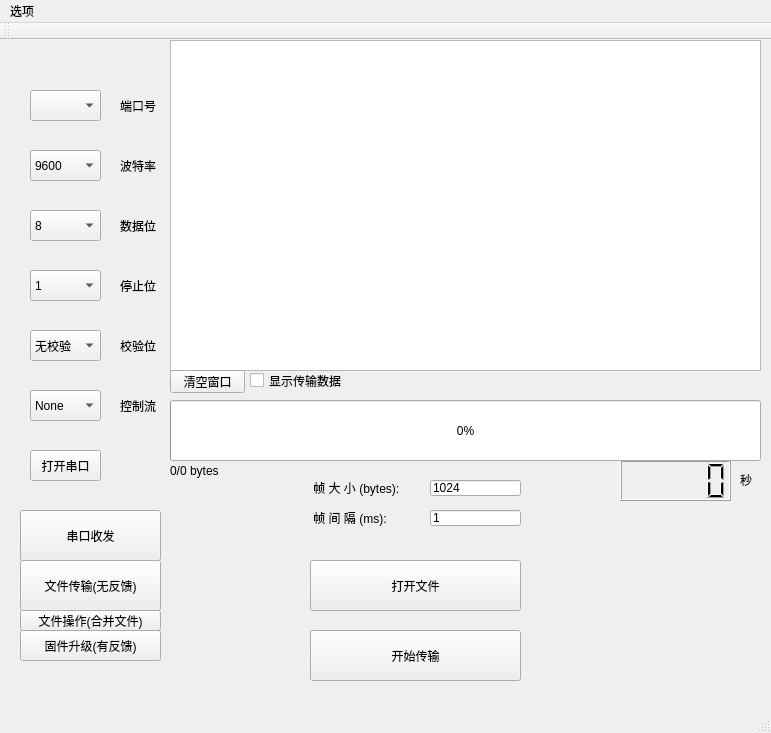
<?xml version="1.0" encoding="UTF-8"?>
<ui version="4.0">
 <class>MainWindow</class>
 <widget class="QMainWindow" name="MainWindow">
  <property name="geometry">
   <rect>
    <x>0</x>
    <y>0</y>
    <width>771</width>
    <height>733</height>
   </rect>
  </property>
  <property name="windowTitle">
   <string>MainWindow</string>
  </property>
  <widget class="QWidget" name="centralWidget">
   <widget class="QComboBox" name="comboBox_portNum">
    <property name="geometry">
     <rect>
      <x>30</x>
      <y>50</y>
      <width>71</width>
      <height>31</height>
     </rect>
    </property>
   </widget>
   <widget class="QLabel" name="label_portNum">
    <property name="geometry">
     <rect>
      <x>120</x>
      <y>60</y>
      <width>54</width>
      <height>12</height>
     </rect>
    </property>
    <property name="text">
     <string>端口号</string>
    </property>
   </widget>
   <widget class="QComboBox" name="comboBox_baud">
    <property name="geometry">
     <rect>
      <x>30</x>
      <y>110</y>
      <width>71</width>
      <height>31</height>
     </rect>
    </property>
    <item>
     <property name="text">
      <string>9600</string>
     </property>
    </item>
    <item>
     <property name="text">
      <string>115200</string>
     </property>
    </item>
    <item>
     <property name="text">
      <string>1200</string>
     </property>
    </item>
    <item>
     <property name="text">
      <string>2400</string>
     </property>
    </item>
    <item>
     <property name="text">
      <string>4800</string>
     </property>
    </item>
    <item>
     <property name="text">
      <string>14400</string>
     </property>
    </item>
    <item>
     <property name="text">
      <string>19200</string>
     </property>
    </item>
    <item>
     <property name="text">
      <string>38400</string>
     </property>
    </item>
    <item>
     <property name="text">
      <string>57600</string>
     </property>
    </item>
    <item>
     <property name="text">
      <string>128000</string>
     </property>
    </item>
    <item>
     <property name="text">
      <string>256000</string>
     </property>
    </item>
    <item>
     <property name="text">
      <string>512000</string>
     </property>
    </item>
    <item>
     <property name="text">
      <string>921600</string>
     </property>
    </item>
    <item>
     <property name="text">
      <string>2000000</string>
     </property>
    </item>
   </widget>
   <widget class="QLabel" name="label_baud">
    <property name="geometry">
     <rect>
      <x>120</x>
      <y>120</y>
      <width>54</width>
      <height>12</height>
     </rect>
    </property>
    <property name="text">
     <string>波特率</string>
    </property>
   </widget>
   <widget class="QComboBox" name="comboBox_dataBit">
    <property name="geometry">
     <rect>
      <x>30</x>
      <y>170</y>
      <width>71</width>
      <height>31</height>
     </rect>
    </property>
    <item>
     <property name="text">
      <string>8</string>
     </property>
    </item>
    <item>
     <property name="text">
      <string>7</string>
     </property>
    </item>
    <item>
     <property name="text">
      <string>6</string>
     </property>
    </item>
    <item>
     <property name="text">
      <string>5</string>
     </property>
    </item>
   </widget>
   <widget class="QLabel" name="label_dataBit">
    <property name="geometry">
     <rect>
      <x>120</x>
      <y>180</y>
      <width>54</width>
      <height>12</height>
     </rect>
    </property>
    <property name="text">
     <string>数据位</string>
    </property>
   </widget>
   <widget class="QComboBox" name="comboBox_stopBit">
    <property name="geometry">
     <rect>
      <x>30</x>
      <y>230</y>
      <width>71</width>
      <height>31</height>
     </rect>
    </property>
    <item>
     <property name="text">
      <string>1</string>
     </property>
    </item>
    <item>
     <property name="text">
      <string>1.5</string>
     </property>
    </item>
    <item>
     <property name="text">
      <string>2</string>
     </property>
    </item>
   </widget>
   <widget class="QLabel" name="label_stopBit">
    <property name="geometry">
     <rect>
      <x>120</x>
      <y>240</y>
      <width>54</width>
      <height>12</height>
     </rect>
    </property>
    <property name="text">
     <string>停止位</string>
    </property>
   </widget>
   <widget class="QComboBox" name="comboBox_checkBit">
    <property name="geometry">
     <rect>
      <x>30</x>
      <y>290</y>
      <width>71</width>
      <height>31</height>
     </rect>
    </property>
    <item>
     <property name="text">
      <string>无校验</string>
     </property>
    </item>
    <item>
     <property name="text">
      <string>奇校验</string>
     </property>
    </item>
    <item>
     <property name="text">
      <string>偶校验</string>
     </property>
    </item>
   </widget>
   <widget class="QLabel" name="label_checkBit">
    <property name="geometry">
     <rect>
      <x>120</x>
      <y>300</y>
      <width>54</width>
      <height>12</height>
     </rect>
    </property>
    <property name="text">
     <string>校验位</string>
    </property>
   </widget>
   <widget class="QComboBox" name="comboBox_flowBit">
    <property name="geometry">
     <rect>
      <x>30</x>
      <y>350</y>
      <width>71</width>
      <height>31</height>
     </rect>
    </property>
    <item>
     <property name="text">
      <string>None</string>
     </property>
    </item>
    <item>
     <property name="text">
      <string>Hardware</string>
     </property>
    </item>
    <item>
     <property name="text">
      <string>Software</string>
     </property>
    </item>
    <item>
     <property name="text">
      <string>UnknowFlowControl</string>
     </property>
    </item>
   </widget>
   <widget class="QLabel" name="label_flowBit">
    <property name="geometry">
     <rect>
      <x>120</x>
      <y>360</y>
      <width>54</width>
      <height>12</height>
     </rect>
    </property>
    <property name="text">
     <string>控制流</string>
    </property>
   </widget>
   <widget class="QPushButton" name="pushButton_openUart">
    <property name="geometry">
     <rect>
      <x>30</x>
      <y>410</y>
      <width>71</width>
      <height>31</height>
     </rect>
    </property>
    <property name="baseSize">
     <size>
      <width>0</width>
      <height>0</height>
     </size>
    </property>
    <property name="text">
     <string>打开串口</string>
    </property>
   </widget>
   <widget class="QStackedWidget" name="stackedWidget">
    <property name="geometry">
     <rect>
      <x>160</x>
      <y>-10</y>
      <width>611</width>
      <height>681</height>
     </rect>
    </property>
    <property name="currentIndex">
     <number>1</number>
    </property>
    <widget class="QWidget" name="page_sendAndReceive">
     <widget class="QCheckBox" name="checkBox_cycleSend">
      <property name="geometry">
       <rect>
        <x>230</x>
        <y>630</y>
        <width>71</width>
        <height>21</height>
       </rect>
      </property>
      <property name="text">
       <string>循环周期</string>
      </property>
     </widget>
     <widget class="QLabel" name="label_cycleSendTime">
      <property name="geometry">
       <rect>
        <x>350</x>
        <y>630</y>
        <width>21</width>
        <height>21</height>
       </rect>
      </property>
      <property name="text">
       <string>ms</string>
      </property>
     </widget>
     <widget class="QPushButton" name="pushButton_send">
      <property name="geometry">
       <rect>
        <x>510</x>
        <y>540</y>
        <width>81</width>
        <height>61</height>
       </rect>
      </property>
      <property name="text">
       <string>发 送</string>
      </property>
     </widget>
     <widget class="QTextEdit" name="textEdit_Tx">
      <property name="geometry">
       <rect>
        <x>10</x>
        <y>510</y>
        <width>491</width>
        <height>121</height>
       </rect>
      </property>
     </widget>
     <widget class="QPushButton" name="pushButton_clearRx">
      <property name="geometry">
       <rect>
        <x>10</x>
        <y>470</y>
        <width>61</width>
        <height>21</height>
       </rect>
      </property>
      <property name="text">
       <string>清空窗口</string>
      </property>
     </widget>
     <widget class="QCheckBox" name="checkBox_showTime">
      <property name="geometry">
       <rect>
        <x>150</x>
        <y>470</y>
        <width>81</width>
        <height>21</height>
       </rect>
      </property>
      <property name="text">
       <string>显示时间戳</string>
      </property>
     </widget>
     <widget class="QCheckBox" name="checkBox_saveDataToFile">
      <property name="geometry">
       <rect>
        <x>310</x>
        <y>470</y>
        <width>101</width>
        <height>21</height>
       </rect>
      </property>
      <property name="text">
       <string>接收数据到文件</string>
      </property>
     </widget>
     <widget class="QCheckBox" name="checkBox_ShowHex">
      <property name="geometry">
       <rect>
        <x>80</x>
        <y>470</y>
        <width>61</width>
        <height>21</height>
       </rect>
      </property>
      <property name="text">
       <string>HEX显示</string>
      </property>
     </widget>
     <widget class="QPushButton" name="pushButton_save">
      <property name="geometry">
       <rect>
        <x>240</x>
        <y>470</y>
        <width>61</width>
        <height>21</height>
       </rect>
      </property>
      <property name="text">
       <string>保存数据</string>
      </property>
     </widget>
     <widget class="QTextEdit" name="textEdit_Rx">
      <property name="geometry">
       <rect>
        <x>10</x>
        <y>10</y>
        <width>591</width>
        <height>461</height>
       </rect>
      </property>
      <property name="lineWrapMode">
       <enum>QTextEdit::WidgetWidth</enum>
      </property>
     </widget>
     <widget class="QCheckBox" name="checkBox_HexSend">
      <property name="geometry">
       <rect>
        <x>100</x>
        <y>630</y>
        <width>61</width>
        <height>21</height>
       </rect>
      </property>
      <property name="text">
       <string>HEX发送</string>
      </property>
     </widget>
     <widget class="QCheckBox" name="checkBox_addNewLine">
      <property name="geometry">
       <rect>
        <x>170</x>
        <y>630</y>
        <width>61</width>
        <height>21</height>
       </rect>
      </property>
      <property name="text">
       <string>加换行</string>
      </property>
     </widget>
     <widget class="QPushButton" name="pushButton_clearTx">
      <property name="geometry">
       <rect>
        <x>10</x>
        <y>630</y>
        <width>81</width>
        <height>21</height>
       </rect>
      </property>
      <property name="text">
       <string>清空发送区</string>
      </property>
     </widget>
     <widget class="QLineEdit" name="lineEdit_cycleDelay">
      <property name="geometry">
       <rect>
        <x>300</x>
        <y>630</y>
        <width>41</width>
        <height>21</height>
       </rect>
      </property>
      <property name="text">
       <string>1000</string>
      </property>
     </widget>
     <widget class="QLabel" name="label_rxCounter">
      <property name="geometry">
       <rect>
        <x>520</x>
        <y>470</y>
        <width>81</width>
        <height>21</height>
       </rect>
      </property>
      <property name="frameShape">
       <enum>QFrame::NoFrame</enum>
      </property>
      <property name="text">
       <string>RX:0</string>
      </property>
     </widget>
     <widget class="QLabel" name="label_txCounter">
      <property name="geometry">
       <rect>
        <x>430</x>
        <y>630</y>
        <width>71</width>
        <height>21</height>
       </rect>
      </property>
      <property name="text">
       <string>TX:0</string>
      </property>
     </widget>
    </widget>
    <widget class="QWidget" name="page_sendFiles">
     <widget class="QTextEdit" name="textEdit_filesTransmitInfo">
      <property name="geometry">
       <rect>
        <x>10</x>
        <y>10</y>
        <width>591</width>
        <height>331</height>
       </rect>
      </property>
     </widget>
     <widget class="QCheckBox" name="checkBox_filesTransmit_showData">
      <property name="geometry">
       <rect>
        <x>90</x>
        <y>340</y>
        <width>101</width>
        <height>21</height>
       </rect>
      </property>
      <property name="text">
       <string>显示传输数据</string>
      </property>
     </widget>
     <widget class="QPushButton" name="pushButton_filesTransmit_clear">
      <property name="geometry">
       <rect>
        <x>10</x>
        <y>340</y>
        <width>75</width>
        <height>23</height>
       </rect>
      </property>
      <property name="text">
       <string>清空窗口</string>
      </property>
     </widget>
     <widget class="QLabel" name="label_filesTransmit_progress">
      <property name="geometry">
       <rect>
        <x>10</x>
        <y>430</y>
        <width>151</width>
        <height>21</height>
       </rect>
      </property>
      <property name="text">
       <string>0/0 bytes</string>
      </property>
     </widget>
     <widget class="QLCDNumber" name="lcdNumber_filesTransmit">
      <property name="geometry">
       <rect>
        <x>460</x>
        <y>430</y>
        <width>111</width>
        <height>41</height>
       </rect>
      </property>
     </widget>
     <widget class="QLabel" name="label_filesTransmit_timeConsuming">
      <property name="geometry">
       <rect>
        <x>580</x>
        <y>440</y>
        <width>21</width>
        <height>20</height>
       </rect>
      </property>
      <property name="text">
       <string>秒</string>
      </property>
     </widget>
     <widget class="QProgressBar" name="progressBar_filesTransmit">
      <property name="geometry">
       <rect>
        <x>10</x>
        <y>370</y>
        <width>591</width>
        <height>61</height>
       </rect>
      </property>
      <property name="value">
       <number>0</number>
      </property>
     </widget>
     <widget class="QLabel" name="label_filesTransmit_frameSize">
      <property name="geometry">
       <rect>
        <x>150</x>
        <y>450</y>
        <width>111</width>
        <height>16</height>
       </rect>
      </property>
      <property name="text">
       <string> 帧 大 小 (bytes):</string>
      </property>
     </widget>
     <widget class="QLabel" name="label_filesTransmit_frameInterval">
      <property name="geometry">
       <rect>
        <x>150</x>
        <y>480</y>
        <width>91</width>
        <height>16</height>
       </rect>
      </property>
      <property name="text">
       <string> 帧 间 隔 (ms):</string>
      </property>
     </widget>
     <widget class="QPushButton" name="pushButton_filesTransmit_openFile">
      <property name="geometry">
       <rect>
        <x>150</x>
        <y>530</y>
        <width>211</width>
        <height>51</height>
       </rect>
      </property>
      <property name="text">
       <string>打开文件</string>
      </property>
     </widget>
     <widget class="QLineEdit" name="lineEdit_filesTransmit_frameGap">
      <property name="geometry">
       <rect>
        <x>270</x>
        <y>480</y>
        <width>91</width>
        <height>16</height>
       </rect>
      </property>
      <property name="text">
       <string>1</string>
      </property>
     </widget>
     <widget class="QPushButton" name="pushButton_filesTransmit_startTransmit">
      <property name="geometry">
       <rect>
        <x>150</x>
        <y>600</y>
        <width>211</width>
        <height>51</height>
       </rect>
      </property>
      <property name="text">
       <string>开始传输</string>
      </property>
     </widget>
     <widget class="QLineEdit" name="lineEdit_filesTransmit_frameLen">
      <property name="geometry">
       <rect>
        <x>270</x>
        <y>450</y>
        <width>91</width>
        <height>16</height>
       </rect>
      </property>
      <property name="text">
       <string>1024</string>
      </property>
     </widget>
    </widget>
    <widget class="QWidget" name="page_firmwareUpgrade">
     <widget class="QProgressBar" name="progressBar_firmwareUpgrade">
      <property name="geometry">
       <rect>
        <x>10</x>
        <y>369</y>
        <width>591</width>
        <height>61</height>
       </rect>
      </property>
      <property name="font">
       <font>
        <pointsize>24</pointsize>
       </font>
      </property>
      <property name="value">
       <number>0</number>
      </property>
     </widget>
     <widget class="QLabel" name="label_firmwareUpgrade_progress">
      <property name="geometry">
       <rect>
        <x>10</x>
        <y>430</y>
        <width>151</width>
        <height>21</height>
       </rect>
      </property>
      <property name="text">
       <string>0/0 bytes</string>
      </property>
     </widget>
     <widget class="QTextEdit" name="textEdit_firmwareUpgradeInfo">
      <property name="geometry">
       <rect>
        <x>10</x>
        <y>10</y>
        <width>591</width>
        <height>331</height>
       </rect>
      </property>
     </widget>
     <widget class="QCheckBox" name="checkBox_firmwareUpgrade_showData">
      <property name="geometry">
       <rect>
        <x>90</x>
        <y>340</y>
        <width>101</width>
        <height>21</height>
       </rect>
      </property>
      <property name="text">
       <string>显示通信数据</string>
      </property>
     </widget>
     <widget class="QPushButton" name="pushButton_firmwareUpgrade_clear">
      <property name="geometry">
       <rect>
        <x>10</x>
        <y>340</y>
        <width>75</width>
        <height>23</height>
       </rect>
      </property>
      <property name="text">
       <string>清空窗口</string>
      </property>
     </widget>
     <widget class="QLabel" name="label_firmwareUpgrade_timeConsuming">
      <property name="geometry">
       <rect>
        <x>580</x>
        <y>450</y>
        <width>21</width>
        <height>20</height>
       </rect>
      </property>
      <property name="text">
       <string>秒</string>
      </property>
     </widget>
     <widget class="QLabel" name="label_firmwareUpgrade_frameSize">
      <property name="geometry">
       <rect>
        <x>150</x>
        <y>450</y>
        <width>111</width>
        <height>21</height>
       </rect>
      </property>
      <property name="text">
       <string> 帧 大 小 (bytes):</string>
      </property>
     </widget>
     <widget class="QPushButton" name="pushButton_firmwareUpgrade_startUpgrade">
      <property name="geometry">
       <rect>
        <x>150</x>
        <y>600</y>
        <width>211</width>
        <height>51</height>
       </rect>
      </property>
      <property name="text">
       <string>开始升级</string>
      </property>
     </widget>
     <widget class="QLCDNumber" name="lcdNumber_firmwareUpgrade">
      <property name="geometry">
       <rect>
        <x>460</x>
        <y>430</y>
        <width>111</width>
        <height>41</height>
       </rect>
      </property>
     </widget>
     <widget class="QPushButton" name="pushButton_firmwareUpgrade_openFiles">
      <property name="geometry">
       <rect>
        <x>150</x>
        <y>530</y>
        <width>211</width>
        <height>51</height>
       </rect>
      </property>
      <property name="text">
       <string>打开文件</string>
      </property>
     </widget>
     <widget class="QLineEdit" name="lineEdit_firmwareUpgrade_frameLen">
      <property name="geometry">
       <rect>
        <x>270</x>
        <y>450</y>
        <width>91</width>
        <height>21</height>
       </rect>
      </property>
      <property name="text">
       <string>512</string>
      </property>
     </widget>
    </widget>
    <widget class="QWidget" name="page_filesOperation">
     <widget class="QPushButton" name="pushButton_filesOperation_openFiles">
      <property name="geometry">
       <rect>
        <x>160</x>
        <y>470</y>
        <width>161</width>
        <height>51</height>
       </rect>
      </property>
      <property name="text">
       <string>打开文件</string>
      </property>
     </widget>
     <widget class="QPushButton" name="pushButton_filesOperation_mergeFiles">
      <property name="geometry">
       <rect>
        <x>160</x>
        <y>530</y>
        <width>161</width>
        <height>51</height>
       </rect>
      </property>
      <property name="text">
       <string>合并保存</string>
      </property>
     </widget>
     <widget class="QPushButton" name="pushButton_filesOperation_clear">
      <property name="geometry">
       <rect>
        <x>10</x>
        <y>340</y>
        <width>75</width>
        <height>23</height>
       </rect>
      </property>
      <property name="text">
       <string>清空窗口</string>
      </property>
     </widget>
     <widget class="QTextEdit" name="textEdit_filesOperationInfo">
      <property name="geometry">
       <rect>
        <x>10</x>
        <y>10</y>
        <width>591</width>
        <height>331</height>
       </rect>
      </property>
     </widget>
     <widget class="QPushButton" name="pushButton_filesOperation_clearFiles">
      <property name="geometry">
       <rect>
        <x>330</x>
        <y>490</y>
        <width>81</width>
        <height>23</height>
       </rect>
      </property>
      <property name="text">
       <string>清空文件</string>
      </property>
     </widget>
     <widget class="QLabel" name="label_filesOperation_frameSize">
      <property name="geometry">
       <rect>
        <x>326</x>
        <y>470</y>
        <width>51</width>
        <height>16</height>
       </rect>
      </property>
      <property name="text">
       <string> 文件数:</string>
      </property>
     </widget>
     <widget class="QLineEdit" name="lineEdit_filesOperation_filesNum">
      <property name="geometry">
       <rect>
        <x>380</x>
        <y>470</y>
        <width>31</width>
        <height>16</height>
       </rect>
      </property>
      <property name="text">
       <string>0</string>
      </property>
     </widget>
     <widget class="QPushButton" name="pushButton_filesOperation_sendFileInfo">
      <property name="geometry">
       <rect>
        <x>160</x>
        <y>590</y>
        <width>161</width>
        <height>51</height>
       </rect>
      </property>
      <property name="text">
       <string>擦除旧字库，准备更新</string>
      </property>
     </widget>
    </widget>
   </widget>
   <widget class="QPushButton" name="pushButton_sendAndReceive">
    <property name="geometry">
     <rect>
      <x>20</x>
      <y>470</y>
      <width>141</width>
      <height>51</height>
     </rect>
    </property>
    <property name="baseSize">
     <size>
      <width>0</width>
      <height>0</height>
     </size>
    </property>
    <property name="text">
     <string>串口收发</string>
    </property>
   </widget>
   <widget class="QPushButton" name="pushButton_filesTransmit">
    <property name="geometry">
     <rect>
      <x>20</x>
      <y>520</y>
      <width>141</width>
      <height>51</height>
     </rect>
    </property>
    <property name="baseSize">
     <size>
      <width>0</width>
      <height>0</height>
     </size>
    </property>
    <property name="text">
     <string>文件传输(无反馈)</string>
    </property>
   </widget>
   <widget class="QPushButton" name="pushButton_firmwareUpgrade">
    <property name="geometry">
     <rect>
      <x>20</x>
      <y>590</y>
      <width>141</width>
      <height>31</height>
     </rect>
    </property>
    <property name="baseSize">
     <size>
      <width>0</width>
      <height>0</height>
     </size>
    </property>
    <property name="text">
     <string>固件升级(有反馈)</string>
    </property>
   </widget>
   <widget class="QPushButton" name="pushButton_filesOperation">
    <property name="geometry">
     <rect>
      <x>20</x>
      <y>570</y>
      <width>141</width>
      <height>21</height>
     </rect>
    </property>
    <property name="baseSize">
     <size>
      <width>0</width>
      <height>0</height>
     </size>
    </property>
    <property name="text">
     <string>文件操作(合并文件)</string>
    </property>
   </widget>
  </widget>
  <widget class="QMenuBar" name="menuBar">
   <property name="geometry">
    <rect>
     <x>0</x>
     <y>0</y>
     <width>771</width>
     <height>23</height>
    </rect>
   </property>
   <widget class="QMenu" name="menu">
    <property name="title">
     <string>选项</string>
    </property>
    <addaction name="action_about"/>
   </widget>
   <addaction name="menu"/>
  </widget>
  <widget class="QToolBar" name="mainToolBar">
   <attribute name="toolBarArea">
    <enum>TopToolBarArea</enum>
   </attribute>
   <attribute name="toolBarBreak">
    <bool>false</bool>
   </attribute>
  </widget>
  <widget class="QStatusBar" name="statusBar"/>
  <action name="action_about">
   <property name="text">
    <string>关于</string>
   </property>
  </action>
 </widget>
 <layoutdefault spacing="6" margin="11"/>
 <resources/>
 <connections/>
</ui>
